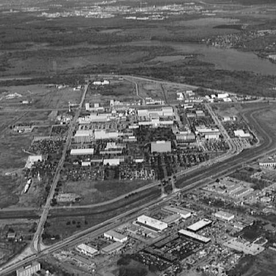
#> input picture Atividade Extra Classe 4/imagens de entrada/aerial_view.png, 276 x 276 px, shrunk from 480 x 480 before the run
$ python Q4.py
#> lines starting #> are read from the running program, lines starting #| are printed output that depends on the picture; after the words box and inside, x2 and y2 are one past the last pixel; in counts of white or black regions, pixels touching at a corner belong together
"""Q4 - Suavização por filtro passa-baixa ideal no domínio da frequência."""

from pathlib import Path

import cv2
import matplotlib.pyplot as plt
import numpy as np


PASTA_ATUAL = Path(__file__).resolve().parent
ARQUIVO_ENTRADA = PASTA_ATUAL / "imagens de entrada" / "aerial_view.png"
ARQUIVO_SAIDA = PASTA_ATUAL / "resultados" / "Q4_resultados.png"


def carregar_imagem_monocromatica(caminho: Path):
    """Carrega uma imagem como matriz de intensidades em tons de cinza."""
    imagem = cv2.imread(str(caminho), cv2.IMREAD_GRAYSCALE)
#> imagem is the input picture: shape (276, 276); min 1, max 255, mean 101.2

    if imagem is None:
        raise FileNotFoundError(f"Não foi possível carregar a imagem: {caminho}")

    return imagem


def criar_mascara_passa_baixa(forma: tuple, raio: int):
    """Cria uma máscara circular que mantém frequências próximas ao centro."""
    if raio <= 0:
        raise ValueError("O raio deve ser maior que zero.")

    altura, largura = forma
    linhas, colunas = np.ogrid[:altura, :largura]
    centro_linha = altura // 2
    centro_coluna = largura // 2

    distancia_quadrada = (linhas - centro_linha) ** 2
    distancia_quadrada = distancia_quadrada + (colunas - centro_coluna) ** 2

    return (distancia_quadrada <= raio ** 2).astype(float)


def aplicar_passa_baixa_ideal(imagem: np.ndarray, raio: int):
    """Filtra uma imagem com máscara passa-baixa ideal e a reconstrói."""
#> called with raio = 10
    imagem_float = imagem.astype(np.float32)
    espectro = np.fft.fft2(imagem_float)
    espectro_centralizado = np.fft.fftshift(espectro)
    mascara = criar_mascara_passa_baixa(imagem.shape, raio)

    espectro_filtrado = espectro_centralizado * mascara
    espectro_original = np.fft.ifftshift(espectro_filtrado)
    imagem_reconstruida = np.real(np.fft.ifft2(espectro_original))
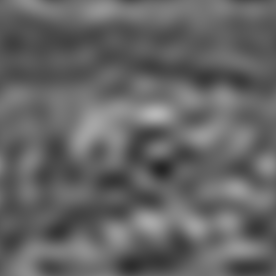
#> imagem_reconstruida: shape (276, 276) float64; min 36.62, max 183.4, mean 101.2

    return mascara, imagem_reconstruida


def normalizar_para_visualizacao(imagem: np.ndarray):
    """Converte uma matriz numérica para o intervalo visual de 0 a 255."""
    minimo = imagem.min()
    maximo = imagem.max()

    if maximo == minimo:
        return np.zeros(imagem.shape, dtype=np.uint8)

    imagem_normalizada = (imagem - minimo) * (255 / (maximo - minimo))
    return np.rint(imagem_normalizada).astype(np.uint8)


def salvar_comparacao(original: np.ndarray, mascara_10: np.ndarray,
                      mascara_60: np.ndarray, filtrada_10: np.ndarray,
                      filtrada_60: np.ndarray, saida: Path):
    """Exibe e salva as máscaras e as imagens filtradas para os dois raios."""
    # Usado IA apenas para melhor amostragem
    saida.parent.mkdir(parents=True, exist_ok=True)

    figura, eixos = plt.subplots(2, 3, figsize=(12, 8))
    figura.subplots_adjust(wspace=0.04, hspace=0.20, bottom=0.08)
    e0, e1, e2, e3, e4, e5 = eixos.flat

    e0.imshow(original, cmap="gray", vmin=0, vmax=255); e0.axis("off")
    e1.imshow(mascara_10, cmap="gray", vmin=0, vmax=1); e1.axis("off")
    e2.imshow(mascara_60, cmap="gray", vmin=0, vmax=1); e2.axis("off")
    e3.imshow(normalizar_para_visualizacao(filtrada_10), cmap="gray", vmin=0, vmax=255); e3.axis("off")
    e4.imshow(normalizar_para_visualizacao(filtrada_60), cmap="gray", vmin=0, vmax=255); e4.axis("off")
    e5.axis("off")

    e0.text(0.5, -0.08, "(a) imagem original", transform=e0.transAxes,
            ha="center", va="top", fontsize=11)
    e1.text(0.5, -0.08, "(b) máscara r = 10", transform=e1.transAxes,
            ha="center", va="top", fontsize=11)
    e2.text(0.5, -0.08, "(c) máscara r = 60", transform=e2.transAxes,
            ha="center", va="top", fontsize=11)
    e3.text(0.5, -0.08, "(d) passa-baixa r = 10", transform=e3.transAxes,
            ha="center", va="top", fontsize=11)
    e4.text(0.5, -0.08, "(e) passa-baixa r = 60", transform=e4.transAxes,
            ha="center", va="top", fontsize=11)

    figura.savefig(saida, dpi=180, bbox_inches="tight")
    plt.show()


if __name__ == "__main__":
    raio_pequeno = 10
    raio_grande = 60

    original = carregar_imagem_monocromatica(ARQUIVO_ENTRADA)
    mascara_10, filtrada_10 = aplicar_passa_baixa_ideal(original, raio_pequeno)
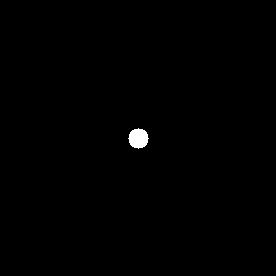
#> mascara_10: shape (276, 276) float64; values 0 (black) and 1 (white), 0.42% white; 1 white region, box (x1, y1, x2, y2) and area: (128, 128, 149, 149) 317
    mascara_60, filtrada_60 = aplicar_passa_baixa_ideal(original, raio_grande)
#> call 2 of aplicar_passa_baixa_ideal, with raio = 60
#> in aplicar_passa_baixa_ideal (call 2), `imagem_reconstruida = np.real(np.fft.ifft2(espectro_original))`:
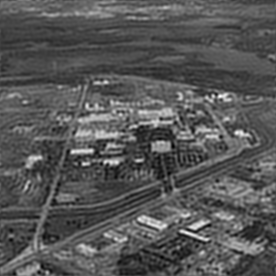
#> imagem_reconstruida: shape (276, 276) float64; min 7.23, max 281.5, mean 101.2; drawn with min black and max white
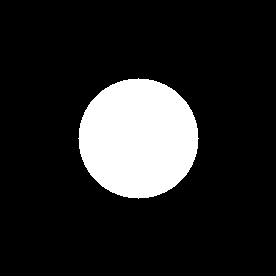
#> mascara_60: shape (276, 276) float64; values 0 (black) and 1 (white), 14.8% white; 1 white region, box (x1, y1, x2, y2) and area: (78, 78, 199, 199) 11289

    salvar_comparacao(original, mascara_10, mascara_60, filtrada_10,
                      filtrada_60, ARQUIVO_SAIDA)
#> in normalizar_para_visualizacao, `minimo = imagem.min()`: minimo = 36.62
#> in normalizar_para_visualizacao, `maximo = imagem.max()`: maximo = 183.4
#> in normalizar_para_visualizacao, `imagem_normalizada = (imagem - minimo) * (255 / (maximo - minimo))`:
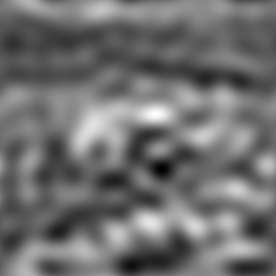
#> imagem_normalizada: shape (276, 276) float64; min 0, max 255, mean 112.1
    print(f"Imagem usada: {ARQUIVO_ENTRADA.name}")
    print(f"Imagem comparativa salva em: {ARQUIVO_SAIDA}")

$ run again, with Atividade Extra Classe 4/imagens de entrada/baboon_monocromatica.png copied over Atividade Extra Classe 4/imagens de entrada/aerial_view.png
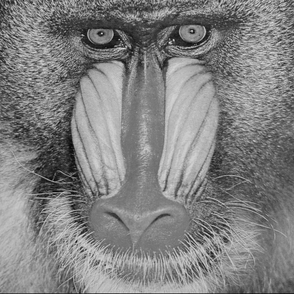
#> input picture Atividade Extra Classe 4/imagens de entrada/baboon_monocromatica.png, 294 x 294 px, shrunk from 512 x 512 before the run
#> in carregar_imagem_monocromatica, imagem is the input picture: shape (294, 294); min 0, max 232, mean 129.2
#> mascara_10: shape (294, 294) float64; values 0 (black) and 1 (white), 0.37% white; 1 white region, box (x1, y1, x2, y2) and area: (137, 137, 158, 158) 317
#> `mascara_60, filtrada_60 = aplicar_passa_baixa_ideal(original, raio_gra..`:
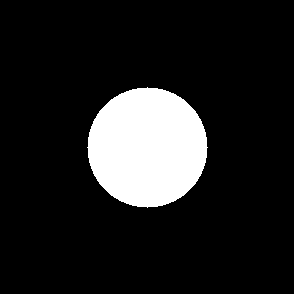
#> mascara_60: shape (294, 294) float64; values 0 (black) and 1 (white), 13.1% white; 1 white region, box (x1, y1, x2, y2) and area: (87, 87, 208, 208) 11289
#> minimo = 40.87
#> maximo = 202.7
#> minimo = 0.558
#> maximo = 212.3
#> in normalizar_para_visualizacao (call 2), `imagem_normalizada = (imagem - minimo) * (255 / (maximo - minimo))`:
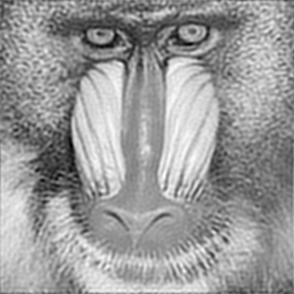
#> imagem_normalizada: shape (294, 294) float64; min 0, max 255, mean 154.9

$ run again, with Atividade Extra Classe 4/imagens de entrada/butterfly.png copied over Atividade Extra Classe 4/imagens de entrada/aerial_view.png
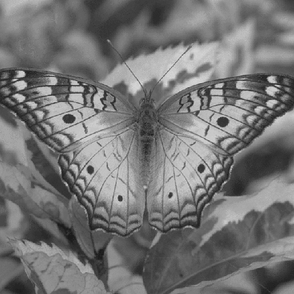
#> input picture Atividade Extra Classe 4/imagens de entrada/butterfly.png, 294 x 294 px, shrunk from 512 x 512 before the run
#> in carregar_imagem_monocromatica, imagem is the input picture: shape (294, 294); min 24, max 220, mean 116.8
#> mascara_10: shape (294, 294) float64; values 0 (black) and 1 (white), 0.37% white; 1 white region, box (x1, y1, x2, y2) and area: (137, 137, 158, 158) 317
#> `mascara_60, filtrada_60 = aplicar_passa_baixa_ideal(original, raio_gra..`:
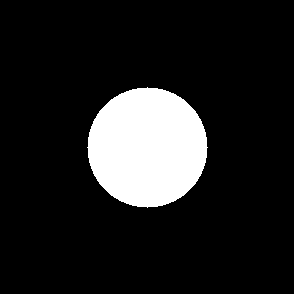
#> mascara_60: shape (294, 294) float64; values 0 (black) and 1 (white), 13.1% white; 1 white region, box (x1, y1, x2, y2) and area: (87, 87, 208, 208) 11289
#> minimo = 34.43
#> maximo = 203.6
#> in normalizar_para_visualizacao, `imagem_normalizada = (imagem - minimo) * (255 / (maximo - minimo))`:
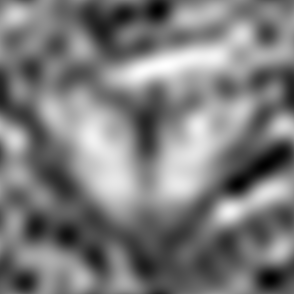
#> imagem_normalizada: shape (294, 294) float64; min 0, max 255, mean 124.1

$ run again, with Atividade Extra Classe 4/imagens de entrada/city.png copied over Atividade Extra Classe 4/imagens de entrada/aerial_view.png
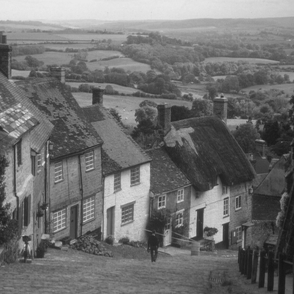
#> input picture Atividade Extra Classe 4/imagens de entrada/city.png, 294 x 294 px, shrunk from 512 x 512 before the run
#> in carregar_imagem_monocromatica, imagem is the input picture: shape (294, 294); min 19, max 235, mean 112.2
#> mascara_10: shape (294, 294) float64; values 0 (black) and 1 (white), 0.37% white; 1 white region, box (x1, y1, x2, y2) and area: (137, 137, 158, 158) 317
#> `mascara_60, filtrada_60 = aplicar_passa_baixa_ideal(original, raio_gra..`:
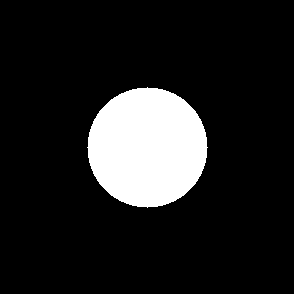
#> mascara_60: shape (294, 294) float64; values 0 (black) and 1 (white), 13.1% white; 1 white region, box (x1, y1, x2, y2) and area: (87, 87, 208, 208) 11289
#> minimo = 23.16
#> maximo = 247.7
#> in normalizar_para_visualizacao, `imagem_normalizada = (imagem - minimo) * (255 / (maximo - minimo))`:
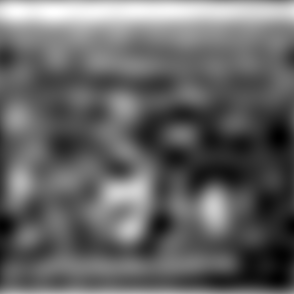
#> imagem_normalizada: shape (294, 294) float64; min 0, max 255, mean 101.1
